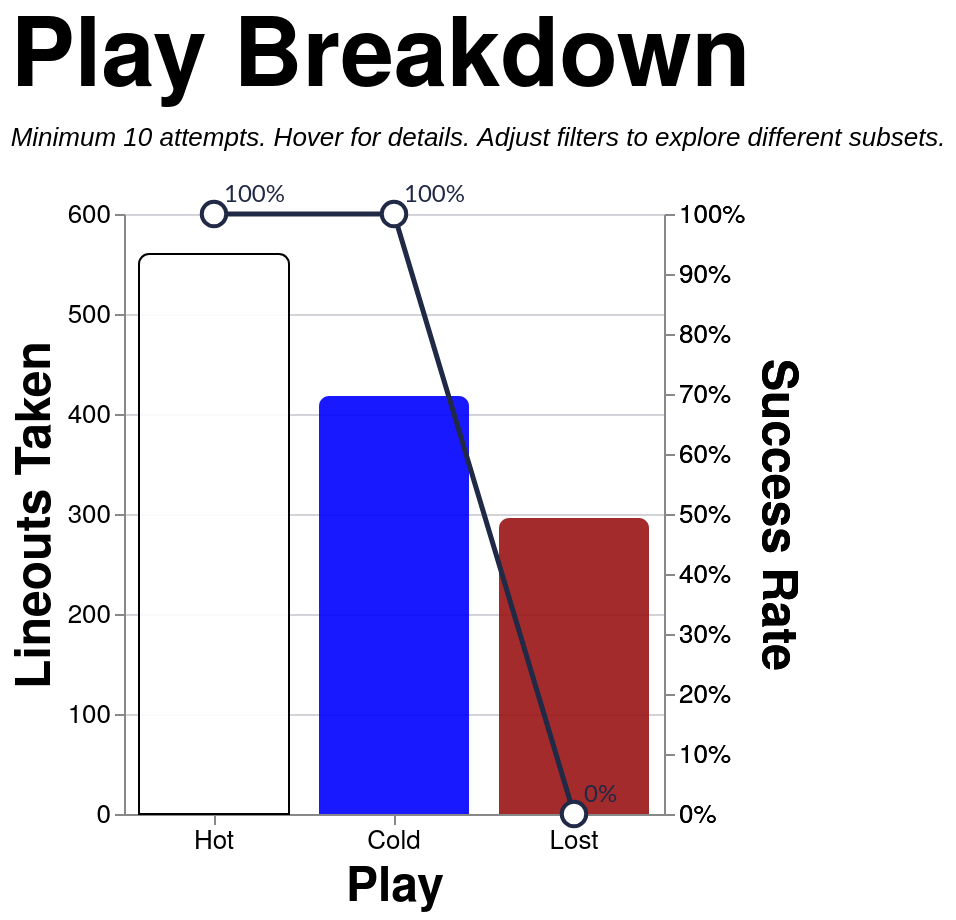

Express this chart as Vega-Lite.
### Vega-Lite specification from a JSON file in a GitHub repository (floating-point values rounded to 4 significant figures; data arrays with more than 128 entries replaced by an {"elided": "..."} marker saying what was removed)
{"config": {"axis": {"labelFont": "PT Sans Narrow, Helvetica Neue, Helvetica, Arial, sans-serif", "titleFont": "PT Sans Narrow, Helvetica Neue, Helvetica, Arial, sans-serif", "labelFontSize": 13, "titleFontSize": 24, "gridColor": "#202947", "gridOpacity": 0.2, "zindex": 1}, "text": {"font": "Lato, sans-serif"}, "bar": {"cornerRadiusEnd": 5}, "header": {"labelFont": "PT Sans Narrow, Helvetica Neue, Helvetica, Arial, sans-serif", "titleFont": "PT Sans Narrow, Helvetica Neue, Helvetica, Arial, sans-serif", "labelFontSize": 24, "titleFontSize": 28, "labelFontWeight": "bold", "orient": "left"}, "legend": {"labelFont": "PT Sans Narrow, Helvetica Neue, Helvetica, Arial, sans-serif", "titleFont": "PT Sans Narrow, Helvetica Neue, Helvetica, Arial, sans-serif", "labelFontSize": 14, "titleFontSize": 16, "titlePadding": 5, "fillColor": "white", "strokeColor": "black", "padding": 10, "titleFontWeight": "lighter", "titleFontStyle": "italic", "titleColor": "gray", "offset": 10}, "title": {"font": "PT Sans Narrow, Helvetica Neue, Helvetica, Arial, sans-serif", "fontSize": 48, "fontWeight": "bold", "anchor": "start", "align": "center", "titlePadding": 20, "subtitlePadding": 10, "subtitleFontSize": 13, "subtitleColor": "", "subtitleFontStyle": "italic", "offset": 15, "color": "black"}, "axisX": {"labelAngle": 0}, "facet": {"title": null, "header": null, "align": {"row": "each", "column": "each"}}, "resolve": {"scale": {"y": "independent", "facet": "independent"}}, "background": "transparent", "scale": {"offsetBandPaddingOuter": 0.2, "offsetBandPaddingInner": 0.1}, "view": {"stroke": null, "background": "transparent"}}, "layer": [{"mark": {"type": "bar", "opacity": 0.9, "size": 75}, "encoding": {"color": {"field": "play", "legend": null, "scale": {"domain": ["Hot", "Cold", "Lost"], "range": ["white", "blue", "#991515"]}, "type": "nominal"}, "stroke": {"field": "play", "legend": null, "scale": {"domain": ["Hot", "Cold", "Lost"], "range": ["black", "transparent", "transparent"]}, "type": "nominal"}, "tooltip": [{"field": "play", "title": "Play", "type": "nominal"}, {"field": "attempts", "format": ",.0f", "title": "Attempts", "type": "quantitative"}, {"field": "won", "format": ",.0f", "title": "Won", "type": "quantitative"}, {"field": "success_rate", "format": ".1%", "title": "Success Rate", "type": "quantitative"}], "x": {"axis": {"labelAngle": 0}, "field": "play", "sort": ["Hot", "Cold", "Lost"], "title": "Play", "type": "nominal"}, "y": {"field": "attempts", "title": "Lineouts Taken", "type": "quantitative"}}, "transform": [{"filter": "(loSquad == 'All' || datum.squad == loSquad) && (loSeason == 'All' || datum.season == loSeason) && (loGameType == 'All' || (loGameType == 'League + Cup' && (datum.game_type == 'League' || datum.game_type == 'Cup')) || (loGameType == 'League only' && datum.game_type == 'League') || datum.game_type == loGameType) && (loThrower == 'All' || datum.thrower == loThrower) && (loJumper == 'All' || datum.jumper == loJumper) && (loArea == 'All' || datum.area == loArea) && (loNumbers == 'All' || datum.numbers == loNumbers)"}, {"aggregate": [{"op": "count", "as": "attempts"}, {"op": "sum", "field": "won", "as": "won"}], "groupby": ["play"]}, {"filter": "datum.attempts >= 10"}, {"calculate": "datum.won / datum.attempts", "as": "success_rate"}]}, {"mark": {"type": "line", "point": {"fill": "white", "filled": false, "size": 150, "stroke": "#202946"}, "stroke": "#202946", "strokeWidth": 2.5}, "encoding": {"tooltip": [{"field": "play", "title": "Play", "type": "nominal"}, {"field": "attempts", "format": ",.0f", "title": "Attempts", "type": "quantitative"}, {"field": "won", "format": ",.0f", "title": "Won", "type": "quantitative"}, {"field": "success_rate", "format": ".1%", "title": "Success Rate", "type": "quantitative"}], "x": {"axis": {"labelAngle": 0}, "field": "play", "sort": ["Hot", "Cold", "Lost"], "title": "Play", "type": "nominal"}, "y": {"axis": {"format": "%"}, "field": "success_rate", "scale": {"domain": [0, 1]}, "title": "Success Rate", "type": "quantitative"}}, "transform": [{"filter": "(loSquad == 'All' || datum.squad == loSquad) && (loSeason == 'All' || datum.season == loSeason) && (loGameType == 'All' || (loGameType == 'League + Cup' && (datum.game_type == 'League' || datum.game_type == 'Cup')) || (loGameType == 'League only' && datum.game_type == 'League') || datum.game_type == loGameType) && (loThrower == 'All' || datum.thrower == loThrower) && (loJumper == 'All' || datum.jumper == loJumper) && (loArea == 'All' || datum.area == loArea) && (loNumbers == 'All' || datum.numbers == loNumbers)"}, {"aggregate": [{"op": "count", "as": "attempts"}, {"op": "sum", "field": "won", "as": "won"}], "groupby": ["play"]}, {"filter": "datum.attempts >= 10"}, {"calculate": "datum.won / datum.attempts", "as": "success_rate"}]}, {"mark": {"type": "text", "align": "left", "baseline": "middle", "color": "#202946", "dx": 5, "dy": -10, "fontSize": 12}, "encoding": {"text": {"field": "success_rate", "format": ".0%", "type": "quantitative"}, "x": {"axis": {"labelAngle": 0}, "field": "play", "sort": ["Hot", "Cold", "Lost"], "title": "Play", "type": "nominal"}, "y": {"axis": {"format": "%"}, "field": "success_rate", "scale": {"domain": [0, 1]}, "title": "Success Rate", "type": "quantitative"}}, "transform": [{"filter": "(loSquad == 'All' || datum.squad == loSquad) && (loSeason == 'All' || datum.season == loSeason) && (loGameType == 'All' || (loGameType == 'League + Cup' && (datum.game_type == 'League' || datum.game_type == 'Cup')) || (loGameType == 'League only' && datum.game_type == 'League') || datum.game_type == loGameType) && (loThrower == 'All' || datum.thrower == loThrower) && (loJumper == 'All' || datum.jumper == loJumper) && (loArea == 'All' || datum.area == loArea) && (loNumbers == 'All' || datum.numbers == loNumbers)"}, {"aggregate": [{"op": "count", "as": "attempts"}, {"op": "sum", "field": "won", "as": "won"}], "groupby": ["play"]}, {"filter": "datum.attempts >= 10"}, {"calculate": "datum.won / datum.attempts", "as": "success_rate"}]}], "data": {"name": "data-15e79532cff8ae58bb045c3a34749407"}, "height": 300, "params": [{"name": "loSquad", "value": "All"}, {"name": "loSeason", "value": "All"}, {"name": "loGameType", "value": "All"}, {"name": "loThrower", "value": "All"}, {"name": "loJumper", "value": "All"}, {"name": "loArea", "value": "All"}, {"name": "loNumbers", "value": "All"}], "resolve": {"scale": {"y": "independent"}}, "title": {"text": "Play Breakdown", "subtitle": "Minimum 10 attempts. Hover for details. Adjust filters to explore different subsets."}, "width": {"step": 90}, "$schema": "https://vega.github.io/schema/vega-lite/v5.20.1.json", "datasets": {"data-15e79532cff8ae58bb045c3a34749407": {"elided": "1274 records"}}}
